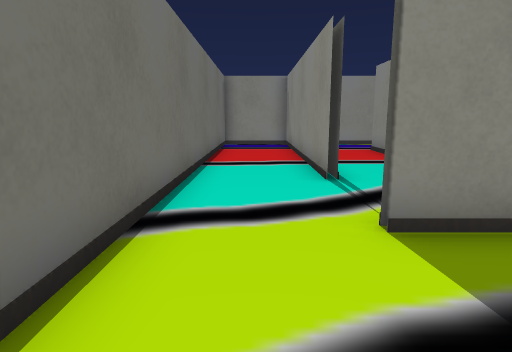
View 1 (above)

24 first-person views from a walk through a 3-D level made in the Unity game engine. The camera is 1.2 m above the floor, tilts 10° down and sees 75° across. The floor is counted in squares, 1 m on a side. Each view is taken from the middle of a square. On the plan, view 1 faces up. The plan holds only what a view shows up to about 14 squares ahead; the rest is blank. The place goes on beyond the plan. The player character is not drawn. Some surface patterns are stand-ins.

View 2
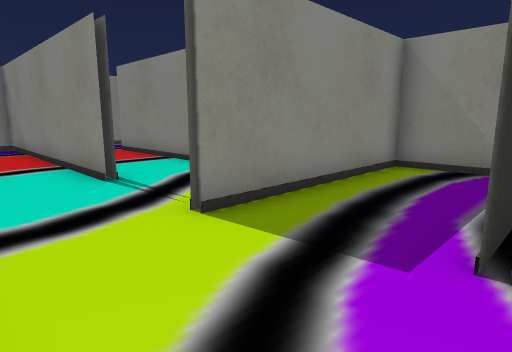

View 3
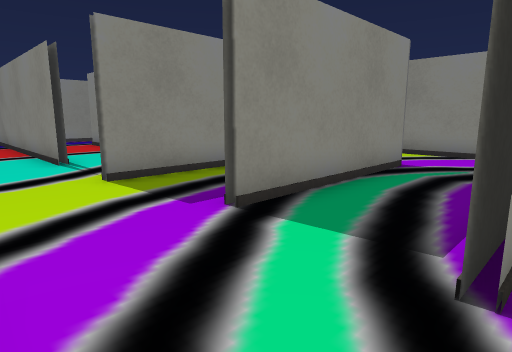

View 4
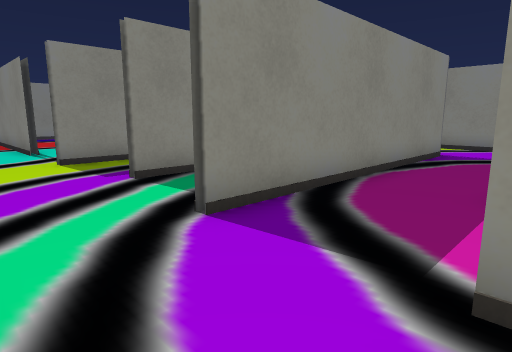

View 5
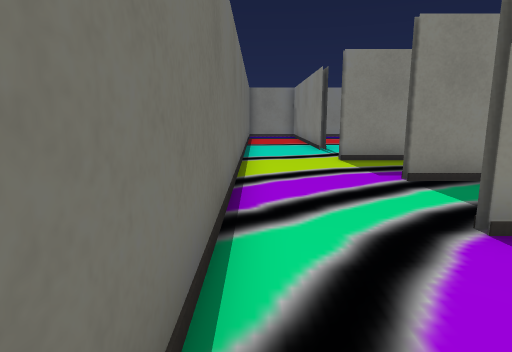

View 6
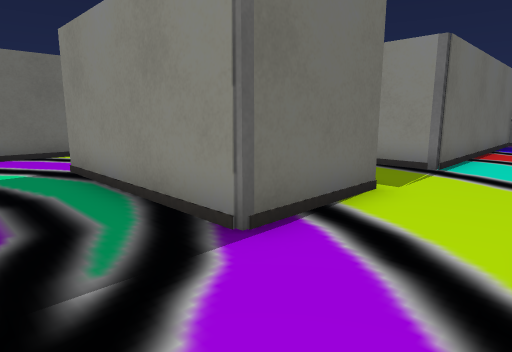

View 7
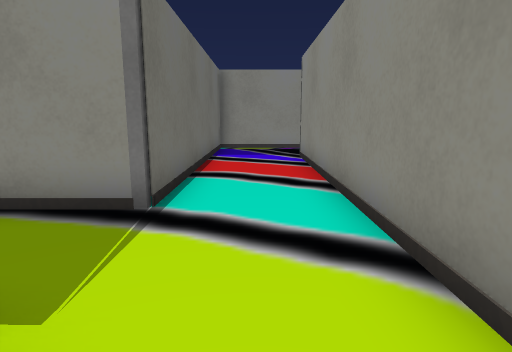

View 8
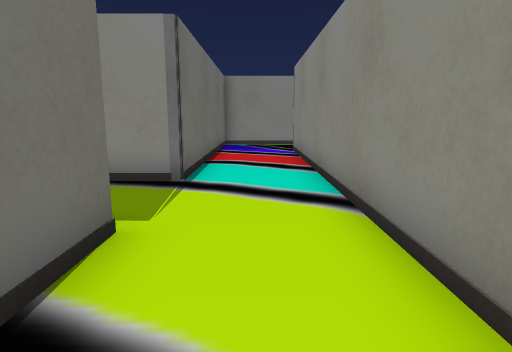

View 9
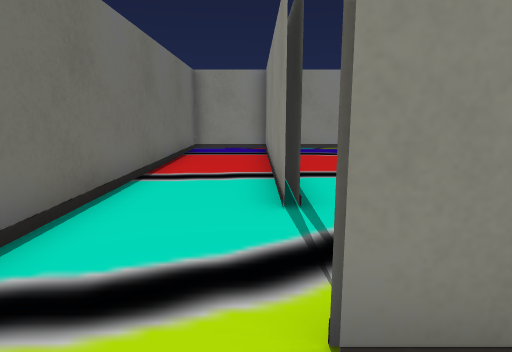

View 10
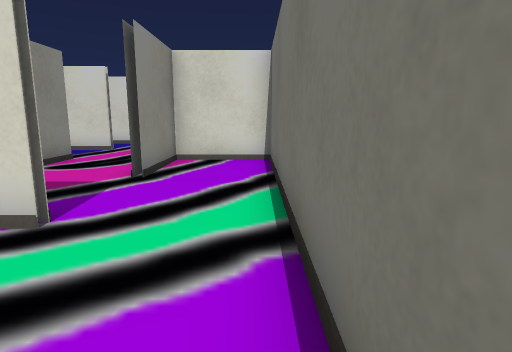

View 11
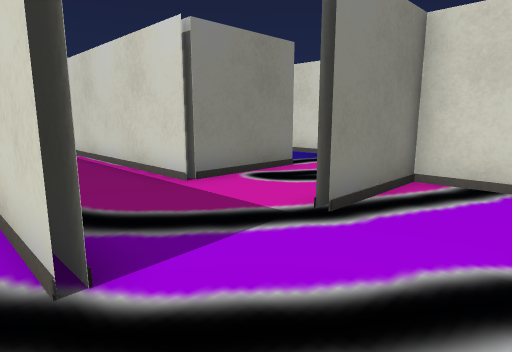

View 12
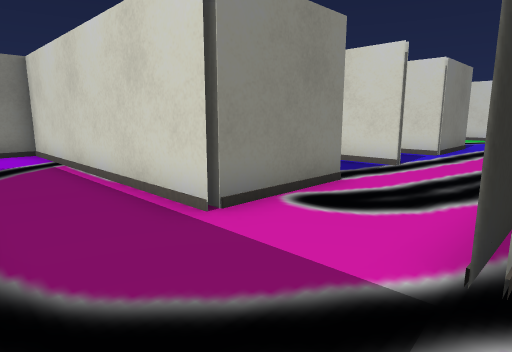

View 13
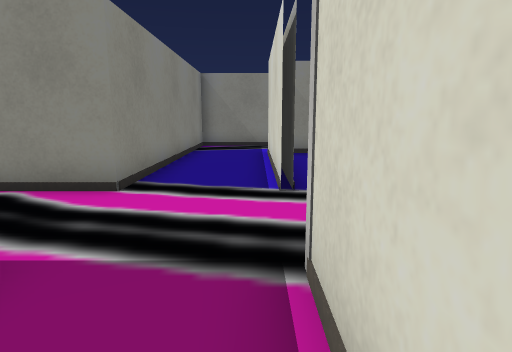

View 14
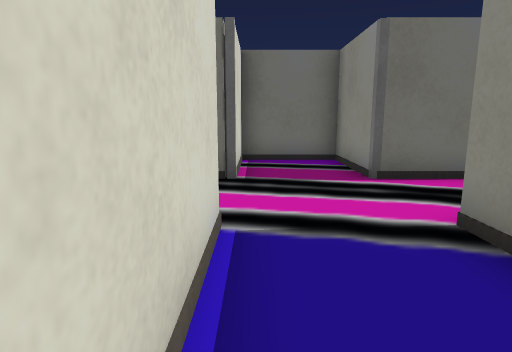

View 15
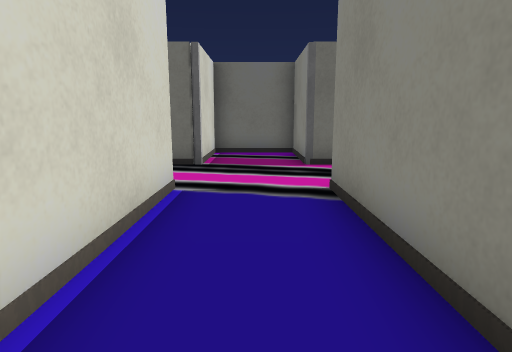

View 16
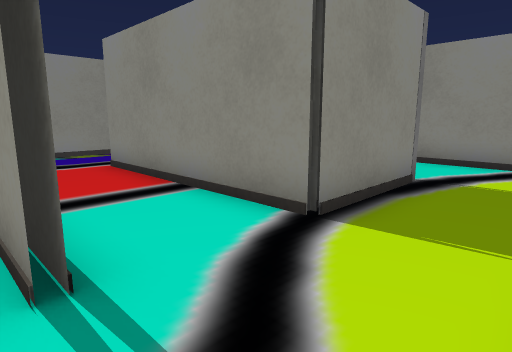

View 17
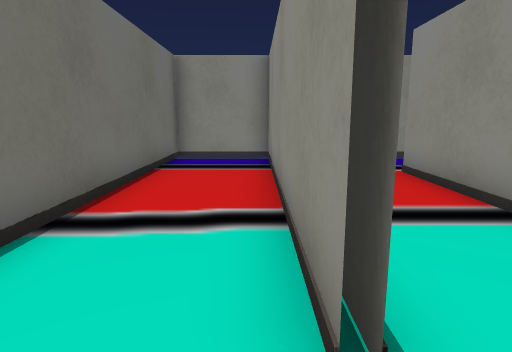

View 18
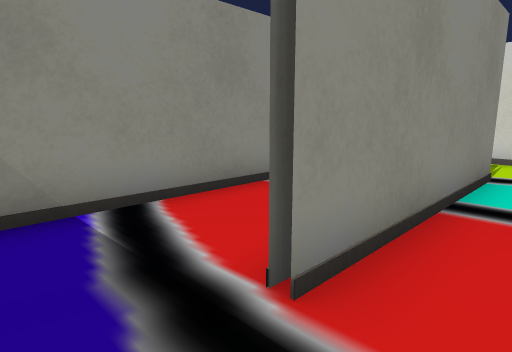

View 19
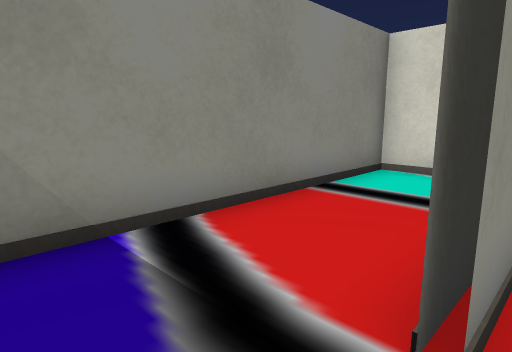

View 20
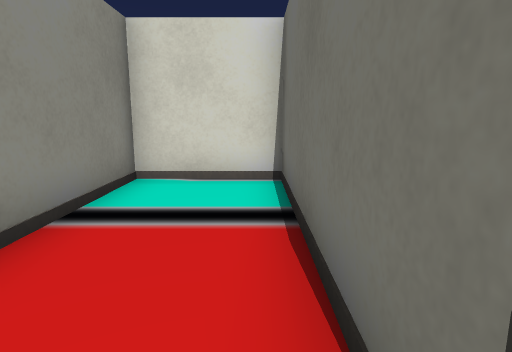

View 21
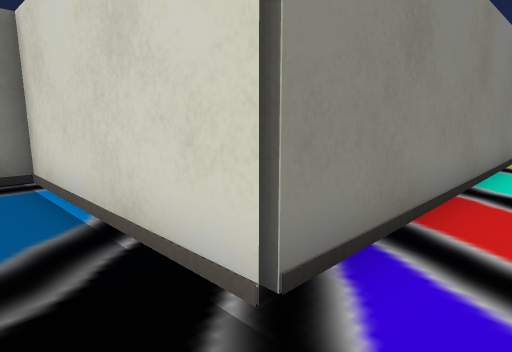

View 22
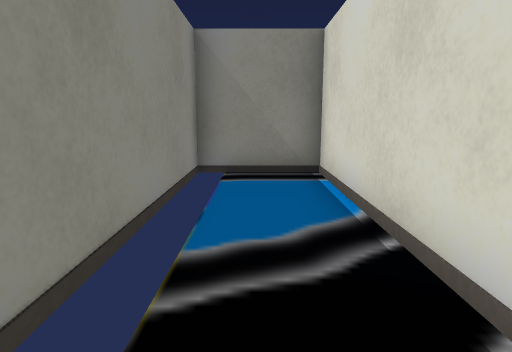

View 23
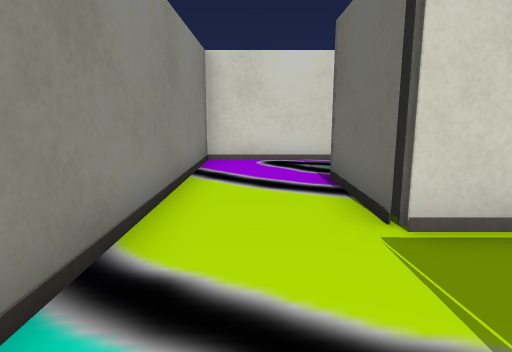

View 24
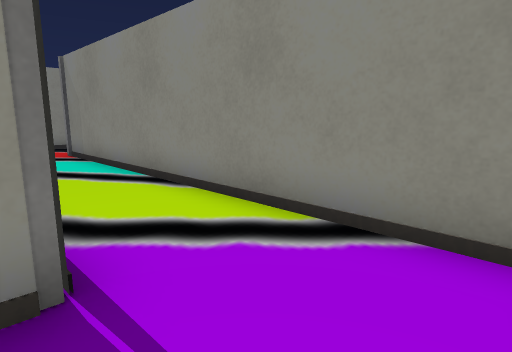

### Floor plan
Ten units are one square. View 1 is at (0, 0); x grows to the right and y downward. Boxes are objects, and circles mark ways between rooms. Rooms are numbered by the first view taken in them; rooms with no view inside come last. Other rooms are left out.
<svg viewBox="-19 -158 187 285">
<path fill="none" stroke="#000" d="M44 -36 75 -36 75 -3 19 -3M16 -64 16 -88M14 -64 14 -153 -14 -153 -14 85 14 85 14 55M32 -5 19 -5M74 -14 74 -34 14 -34M45 -112 45 -125M14 25 34 25M68 25 104 25 104 -126 163 -126 163 -153 75 -153 75 -63 43 -63 43 -125M14 27 24 27M44 -153 28 -153M31 25 14 25M15 68 15 87 -14 87 -14 114 15 114M106 27 14 27M44 114 98 114M44 116 70 116M10 116 15 116 15 122M133 116 133 87 43 87 43 55 133 55 133 -66M45 -125 45 -65 74 -65 74 -136M56 -153 44 -153"/>
<circle cx="15" cy="45" r="3" fill="#2a7"/>
<circle cx="40" cy="-135" r="3" fill="#2a7"/>
<text x="40" y="-50">1</text>
<text x="60" y="50">2</text>
<text x="60" y="-110">3</text>
</svg>
Room 1 opens to room 2. Room 1 opens to room 3.

Where each view was taken, in squares from view 1:
view 1: 0 up, 0 right, facing up
view 2: 0 up, 1 left, facing up-right
view 3: 3 down, 1 left, facing up-right
view 4: 6 down, 1 left, facing up-right
view 5: 6 down, 1 left, facing up
view 6: 2 down, 10 right, facing up-left
view 7: 2 up, 9 right, facing up
view 8: 0 up, 9 right, facing up
view 9: 2 up, 1 right, facing up
view 10: 1 up, 1 left, facing down
view 11: 2 down, 1 left, facing down-right
view 12: 3 down, 1 right, facing down-right
view 13: 11 down, 1 left, facing right
view 14: 11 down, 8 right, facing left
view 15: 10 down, 10 right, facing left
view 16: 4 up, 1 right, facing up-right
view 17: 5 up, 1 right, facing up
view 18: 14 up, 3 right, facing down-right
view 19: 14 up, 4 right, facing down-right
view 20: 13 up, 5 right, facing down
view 21: 14 up, 9 right, facing down-right
view 22: 14 up, 9 right, facing right
view 23: 7 up, 9 right, facing down
view 24: 5 down, 10 right, facing up-right
